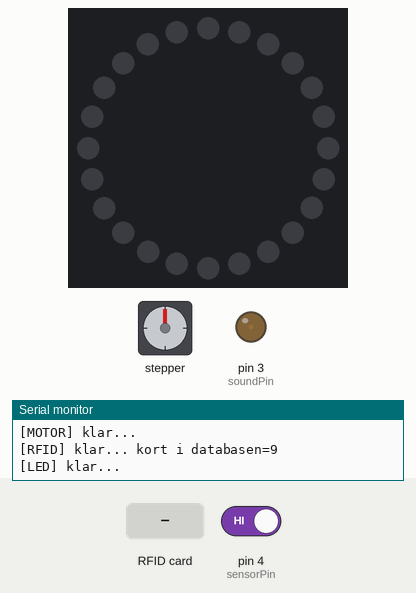
Simulated run of this sketch. Board: Arduino Uno, built with avr-gcc and run on an emulated ATmega328P. On the bench: stepper motor, 24 RGB LEDs in a ring, first at the top, clockwise, output pins drawn as LEDs (lit = HIGH), the last lines printed to the serial monitor. Wiring (inferred from the names in the program): stepper motor driver (200 steps per turn assumed): step pin 7; direction pin 6; enable pin 2. The inputs (shaded band) are chosen by the test bench; at power-on: pin 4 (sensorPin) HIGH. Dim RGB values are drawn brighter than linear; pins used as bus, display or sensor lines are not drawn.

Above: at 1.2 s.
1.3 s: pin 4 (sensorPin) driven LOW
At 2.5 s:
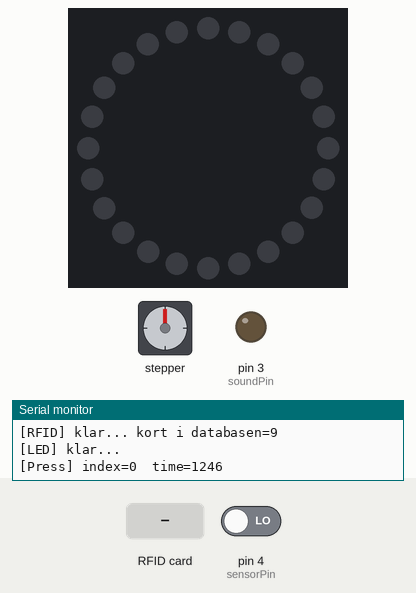
2.8 s: RFID card 57 51 87 4B held to the reader
At 5.2 s:
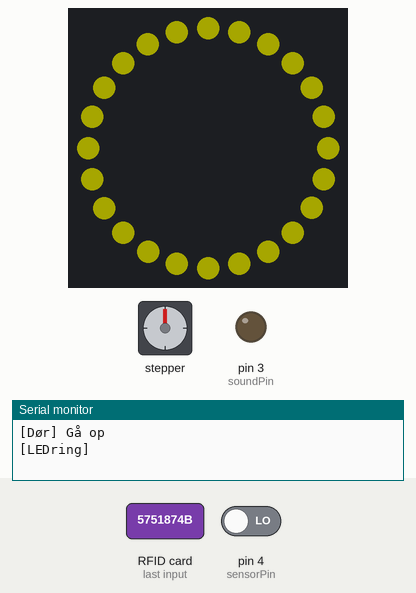
Timing chart, 0 to 6.7 s (numbered marks = the images above; inputs shaded):
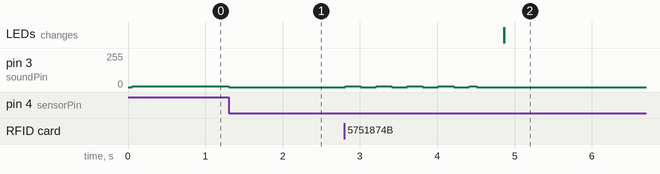

Measured:
- after the input at 1.3 s, pin 3 (soundPin): 4/255 → 0/255 at once
- after the input at 2.8 s, the LEDs: first change after 2.1 s (image 2 shows a later state)

The sketch:

hemmeligDoer.ino
```cpp
//Speaker
const int soundPin = 3;
const int volume = 4; //normal=3

//Motor
const int pulsePin      = 7;
const int directionPin  = 6; //motor direction - LOW = go up
const int enablePin     = 2; //momentum - HIGH = motor keep holding wire
const long motorStepDistance = 27000;
bool goUp = true;

//Globals for LEDring
#include <FastLED.h>
#define NUM_LEDS 24 // How many leds are in the strip?
#define DATA_PIN 5 // Data pin that led data will be written out over
#define LED_TYPE    WS2811
#define COLOR_ORDER GRB
CRGB leds[NUM_LEDS]; // This is an array of leds.  One item for each led in your strip.
#define BRIGHTNESS          40
#define FRAMES_PER_SECOND  120


// Globals for Ottos sensor
const int sensorPin = 4; //Touch sensor - Capacity sensor
const int numPresses = 5; //Number of presses - code
const int thresh = 200;
int pressIndex = 0;
int len;
bool haveResetCount = false;
int pressTimes[numPresses];
int correctPressTimes[] = {200,200,200,500,200};
CRGB pressColor = CRGB::White;

/* Globals for Askes sensor */
typedef struct {
  int  num;
  boolean access;
  String macAdress;
  CRGB color;//String color;
  String desc;
  String type;
} RFIDcardType;

RFIDcardType RFIDcards[] = {
//num,access,macAdress    ,colorLED ,Sign                 ,type
  {1 ,true  ,"57 51 87 4B",CRGB::Yellow ,"Rød-prikket"        ,"nøglebrik"},
  {2 ,true  ,"97 A1 E5 33",CRGB::Green  ,"Sort"               ,"nøglebrik"},
  {3 ,true  ,"FD 34 D0 2B",CRGB::Blue  ,"BD-kort"            ,"Kort"},
  {4 ,true  ,"87 0E 21 65",CRGB::Yellow   ,"Hvidt nr. 1"        ,"Kort"},
  {5 ,true  ,"72 13 DF 20",CRGB::Blue  ,"Hvidt nr. 2"        ,"Kort"},
  {6 ,true  ,"30 F7 26 75",CRGB::Red  ,"Hvidt nr. 3"        ,"Kort"},
  {7 ,true  ,"8B 65 21 65",CRGB::Purple  ,"Hvidt nr. 4"        ,"Kort"},
  {8 ,true  ,"B9 70 21 65",CRGB::Pink  ,"Hvidt nr. 5"        ,"Kort"},
  {9 ,true  ,"E1 BA 26 75",CRGB::DeepSkyBlue   ,"Hvidt nr. 6"        ,"Kort"}


};

#include <SPI.h>
#include <MFRC522.h>

#define SS_PIN 10
#define RST_PIN 9
MFRC522 mfrc522(SS_PIN, RST_PIN);   // Create MFRC522 instance.

void setup() {
  Serial.begin(9600);
  char buffer[30];

  pinMode(sensorPin, INPUT);
  Serial.println("[PRESS] klar...");

  pinMode(soundPin, OUTPUT);
  sprintf(buffer, "[SOUND] klar... volume=%d ", volume);
  Serial.println(buffer);

  pinMode(pulsePin, OUTPUT);
  pinMode(directionPin, OUTPUT);
  pinMode(enablePin, OUTPUT);
  digitalWrite(directionPin,HIGH);
  Serial.println("[MOTOR] klar...");

  SPI.begin();      // Initiate  SPI bus
  mfrc522.PCD_Init();   // Initiate MFRC522
  len = sizeof(RFIDcards) / sizeof(RFIDcards[0]); // how many elements in array
  sprintf(buffer, "[RFID] klar... kort i databasen=%d", len);
  Serial.println(buffer);

  FastLED.addLeds<WS2811, DATA_PIN, RGB>(leds, NUM_LEDS).setCorrection( TypicalLEDStrip );
  FastLED.setBrightness(  BRIGHTNESS );
  Serial.println("[LED] klar...");
  Serial.println();

}

void loop() {
  long loopStartTime = millis();

  while(!digitalRead(sensorPin)) { //primarialy in this while (not pushing)
    checkRFID();
    // Resets after 10 seconds
    if (millis() - loopStartTime > 10000 && !haveResetCount) {
      pressIndex = 0;
      haveResetCount = true;
      timeoutSound();
    }
  }

  long pressStartTime = millis();

  while(digitalRead(sensorPin)) { //press
    analogWrite(soundPin, volume);
  }

  digitalWrite(soundPin, LOW);

  int pressTime = millis() - pressStartTime;

  pressTimes[pressIndex] = pressTime;
  Serial.println(String("[Press] index=") + pressIndex  + "  time=" + pressTime);

  haveResetCount = false;
  pressIndex++;

  if (pressIndex == numPresses) {
    bool stillCorrect = true;

    for (int i = 0; i < 4; i++) {
      if (abs(correctPressTimes[i]-pressTimes[i]) > thresh) {
        stillCorrect = false;
      }
    }

    if (!stillCorrect) {
      errorSound();
    } else {
      unlock(pressColor);
    }

    pressIndex = 0;
    haveResetCount = true;
  }
}

void unlock(CRGB color) {

  succesSound();
  if (goUp) {
    Serial.println("[Dør] Gå op");
    turnOnLED(color);
  } else {
    Serial.println("[Dør] Gå ned");
    turnOffLED();
  }
  digitalWrite(enablePin,HIGH);

  for ( long i = 0; i < motorStepDistance; i++) {
    digitalWrite(pulsePin,HIGH);
    delayMicroseconds(50);
    digitalWrite(pulsePin,LOW);
    delayMicroseconds(50);
  }

  changeDirection();
}

void turnOnLED(CRGB color) {
  Serial.println("[LEDring] " );

  for(int whiteLed = 0; whiteLed < NUM_LEDS; whiteLed = whiteLed + 1) {
      // Turn our current led on to white, then show the leds
      leds[whiteLed] = color;

      // Show the leds (only one of which is set to white, from above)
      FastLED.show();

      // Wait a little bit
      delay(10);


   }
}


void turnOffLED() {
  Serial.println("[LEDring] OFF");
  for(int whiteLed = 0; whiteLed < NUM_LEDS; whiteLed = whiteLed + 1) {
      leds[whiteLed] = CRGB::Black;
      FastLED.show();
   }
}

void changeDirection() {
  if (goUp) {
    digitalWrite(directionPin,LOW);
    goUp = false;
  } else {
    digitalWrite(directionPin,HIGH);
    digitalWrite(enablePin, LOW); //release momentum
    goUp = true;
  }
}


void errorSound() {
  for (int i = 0; i < 20; i++) {
    analogWrite(soundPin, volume);
    delay(20);
    digitalWrite(soundPin, LOW);
    delay(20);
  }
}

void timeoutSound() {
  for (int i = 0; i < 3; i++) {
    analogWrite(soundPin, volume);
    delay(75);
    digitalWrite(soundPin, LOW);
    delay(75);
  }
}

void succesSound() {
    //correct - unlock-sound
    for (int i = 0; i < 4; i++) {
      analogWrite(soundPin, volume);
      delay(200);
      digitalWrite(soundPin, LOW);
      delay(200);
    }
    analogWrite(soundPin, volume);
    delay(100);
    digitalWrite(soundPin, LOW);
    delay(100);
}

void checkRFID() {
  // Look for new cards
 if ( ! mfrc522.PICC_IsNewCardPresent())
 {
    delay(50);
  if ( ! mfrc522.PICC_IsNewCardPresent())
  {
    delay(50);

    return;
    }
  }

  Serial.println("[RFID] NEW CARD");
  // Select one of the cards
  if ( ! mfrc522.PICC_ReadCardSerial())
  {
    return;
  }

  String content= "";
  byte letter;
  for (byte i = 0; i < mfrc522.uid.size; i++)
  {
     content.concat(String(mfrc522.uid.uidByte[i] < 0x10 ? " 0" : " "));
     content.concat(String(mfrc522.uid.uidByte[i], HEX));
  }
  content.toUpperCase();
  String to_find = content.substring(1);
  int x; // generic loop counter

  for (x = 0; x < len; x++) {
    if (to_find == RFIDcards[x].macAdress && RFIDcards[x].access ) {
      Serial.println("[RFID] Sucess med " + RFIDcards[x].desc + " " + RFIDcards[x].type + " (" + RFIDcards[x].macAdress + ")");
      unlock(RFIDcards[x].color);
      delay(10000);
      return;
    }
  }
  Serial.println("[RFID] Fail with " + to_find );
  errorSound();
  delay(3000);

}

boolean hasUIDAssess (String to_find) {
  int len = (sizeof (RFIDcards) / sizeof (RFIDcards)); // how many elements in array
  int x; // generic loop counter
  for (x = 0; x < len; x++) {
    if (to_find == RFIDcards[x].macAdress && RFIDcards[x].access ) {
      Serial.println("[RFID] Sucess med " + RFIDcards[x].desc + " " + RFIDcards[x].type + " (" + RFIDcards[x].macAdress + ")");
      return true;
    }
  }
  Serial.println("[RFID] Fail med " + to_find);
  return false;
}
```
